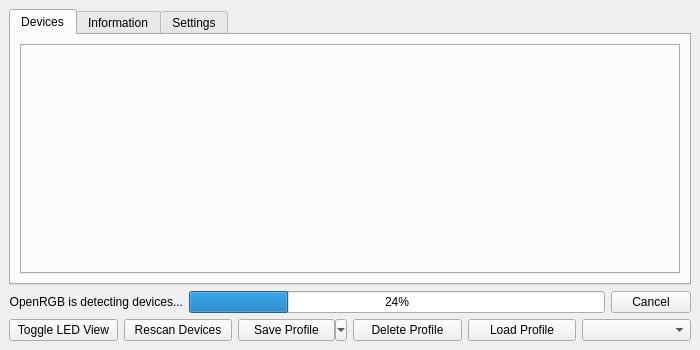
<?xml version="1.0" encoding="UTF-8"?>
<ui version="4.0">
 <class>OpenRGBDialog</class>
 <widget class="QMainWindow" name="OpenRGBDialog">
  <property name="geometry">
   <rect>
    <x>0</x>
    <y>0</y>
    <width>700</width>
    <height>350</height>
   </rect>
  </property>
  <property name="windowTitle">
   <string>OpenRGB</string>
  </property>
  <widget class="QWidget" name="centralWidget">
   <layout class="QGridLayout" name="gridLayout">
    <item row="2" column="0" colspan="5">
     <widget class="QTabWidget" name="MainTabBar">
      <property name="tabShape">
       <enum>QTabWidget::Rounded</enum>
      </property>
      <property name="currentIndex">
       <number>0</number>
      </property>
      <property name="iconSize">
       <size>
        <width>20</width>
        <height>20</height>
       </size>
      </property>
      <widget class="QWidget" name="TabDevices">
       <attribute name="title">
        <string>Devices</string>
       </attribute>
       <layout class="QGridLayout" name="gridLayout_3">
        <item row="1" column="0">
         <widget class="QTabWidget" name="DevicesTabBar">
          <property name="tabPosition">
           <enum>QTabWidget::West</enum>
          </property>
         </widget>
        </item>
       </layout>
      </widget>
      <widget class="QWidget" name="TabInformation">
       <attribute name="title">
        <string>Information</string>
       </attribute>
       <layout class="QGridLayout" name="gridLayout_2">
        <item row="0" column="0">
         <widget class="QTabWidget" name="InformationTabBar">
          <property name="tabPosition">
           <enum>QTabWidget::West</enum>
          </property>
          <property name="currentIndex">
           <number>-1</number>
          </property>
         </widget>
        </item>
       </layout>
      </widget>
      <widget class="QWidget" name="TabSettings">
       <attribute name="title">
        <string>Settings</string>
       </attribute>
       <layout class="QGridLayout" name="gridLayout_4">
        <item row="0" column="0">
         <widget class="QTabWidget" name="SettingsTabBar">
          <property name="tabPosition">
           <enum>QTabWidget::West</enum>
          </property>
          <property name="currentIndex">
           <number>-1</number>
          </property>
         </widget>
        </item>
       </layout>
      </widget>
     </widget>
    </item>
    <item row="6" column="0" colspan="5">
     <layout class="QHBoxLayout" name="MainButtonsLayout">
      <item>
       <widget class="QFrame" name="MainButtonsFrame">
        <property name="frameShape">
         <enum>QFrame::NoFrame</enum>
        </property>
        <property name="frameShadow">
         <enum>QFrame::Raised</enum>
        </property>
        <layout class="QGridLayout" name="gridLayout_5">
         <property name="leftMargin">
          <number>0</number>
         </property>
         <property name="topMargin">
          <number>0</number>
         </property>
         <property name="rightMargin">
          <number>0</number>
         </property>
         <property name="bottomMargin">
          <number>0</number>
         </property>
         <item row="0" column="0">
          <widget class="QPushButton" name="ButtonToggleDeviceView">
           <property name="text">
            <string>Toggle LED View</string>
           </property>
          </widget>
         </item>
         <item row="0" column="1">
          <widget class="QPushButton" name="ButtonRescan">
           <property name="text">
            <string>Rescan Devices</string>
           </property>
          </widget>
         </item>
         <item row="0" column="2">
          <widget class="QToolButton" name="ButtonSaveProfile">
           <property name="sizePolicy">
            <sizepolicy hsizetype="Minimum" vsizetype="Minimum">
             <horstretch>0</horstretch>
             <verstretch>0</verstretch>
            </sizepolicy>
           </property>
           <property name="text">
            <string>Save Profile</string>
           </property>
           <property name="popupMode">
            <enum>QToolButton::MenuButtonPopup</enum>
           </property>
          </widget>
         </item>
         <item row="0" column="3">
          <widget class="QPushButton" name="ButtonDeleteProfile">
           <property name="text">
            <string>Delete Profile</string>
           </property>
          </widget>
         </item>
         <item row="0" column="4">
          <widget class="QPushButton" name="ButtonLoadProfile">
           <property name="text">
            <string>Load Profile</string>
           </property>
          </widget>
         </item>
         <item row="0" column="5">
          <widget class="QComboBox" name="ProfileBox"/>
         </item>
        </layout>
       </widget>
      </item>
     </layout>
    </item>
    <item row="4" column="0" colspan="5">
     <layout class="QHBoxLayout" name="DetectorLayout">
      <item>
       <widget class="QLabel" name="DetectionProgressLabel">
        <property name="text">
         <string>OpenRGB is detecting devices...</string>
        </property>
        <property name="alignment">
         <set>Qt::AlignRight|Qt::AlignTrailing|Qt::AlignVCenter</set>
        </property>
       </widget>
      </item>
      <item>
       <widget class="QProgressBar" name="DetectionProgressBar">
        <property name="value">
         <number>24</number>
        </property>
       </widget>
      </item>
      <item>
       <widget class="QPushButton" name="ButtonStopDetection">
        <property name="text">
         <string>Cancel</string>
        </property>
       </widget>
      </item>
     </layout>
    </item>
   </layout>
  </widget>
  <action name="ActionSaveProfile">
   <property name="text">
    <string>Save Profile</string>
   </property>
   <property name="toolTip">
    <string>Save Profile</string>
   </property>
  </action>
  <action name="ActionSaveProfileAs">
   <property name="text">
    <string>Save Profile As...</string>
   </property>
   <property name="toolTip">
    <string>Save Profile with custom name</string>
   </property>
  </action>
 </widget>
 <resources/>
 <connections/>
</ui>
